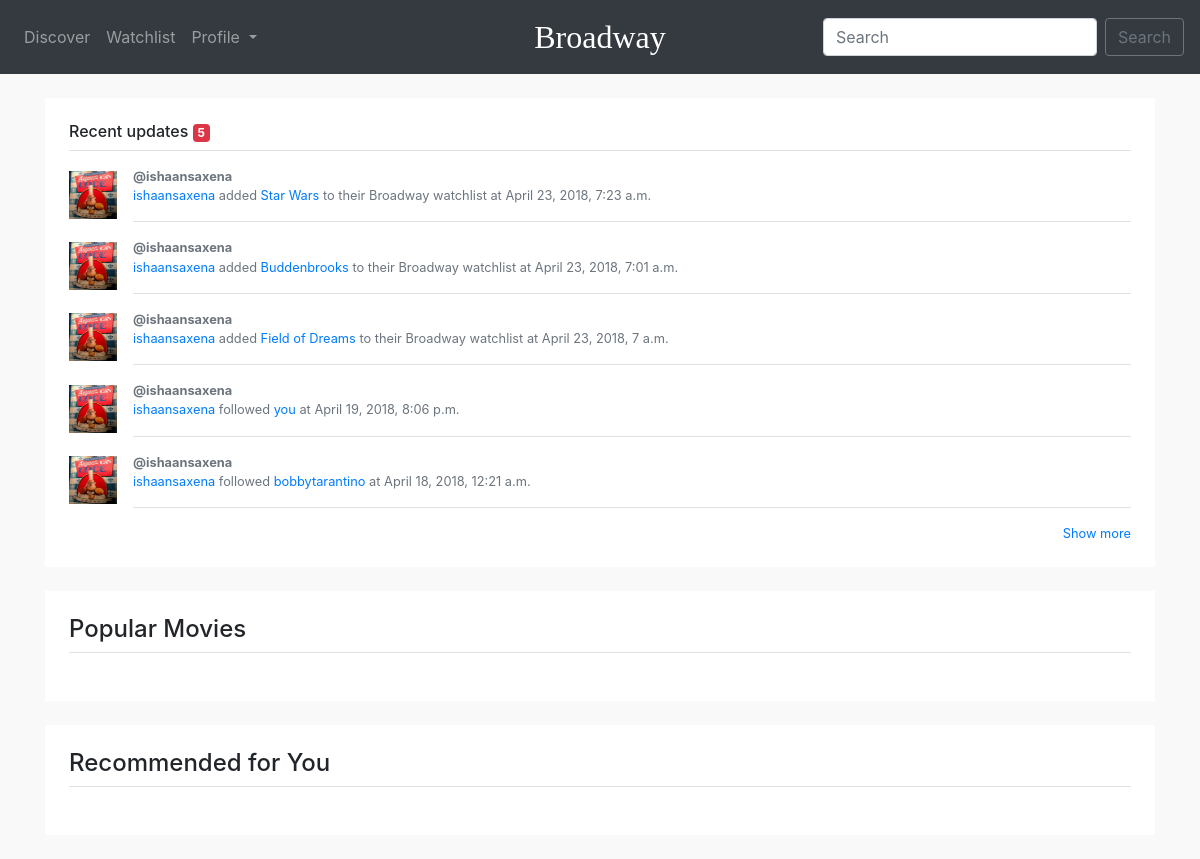
/ (signed in), run on an earlier commit of the app's database.
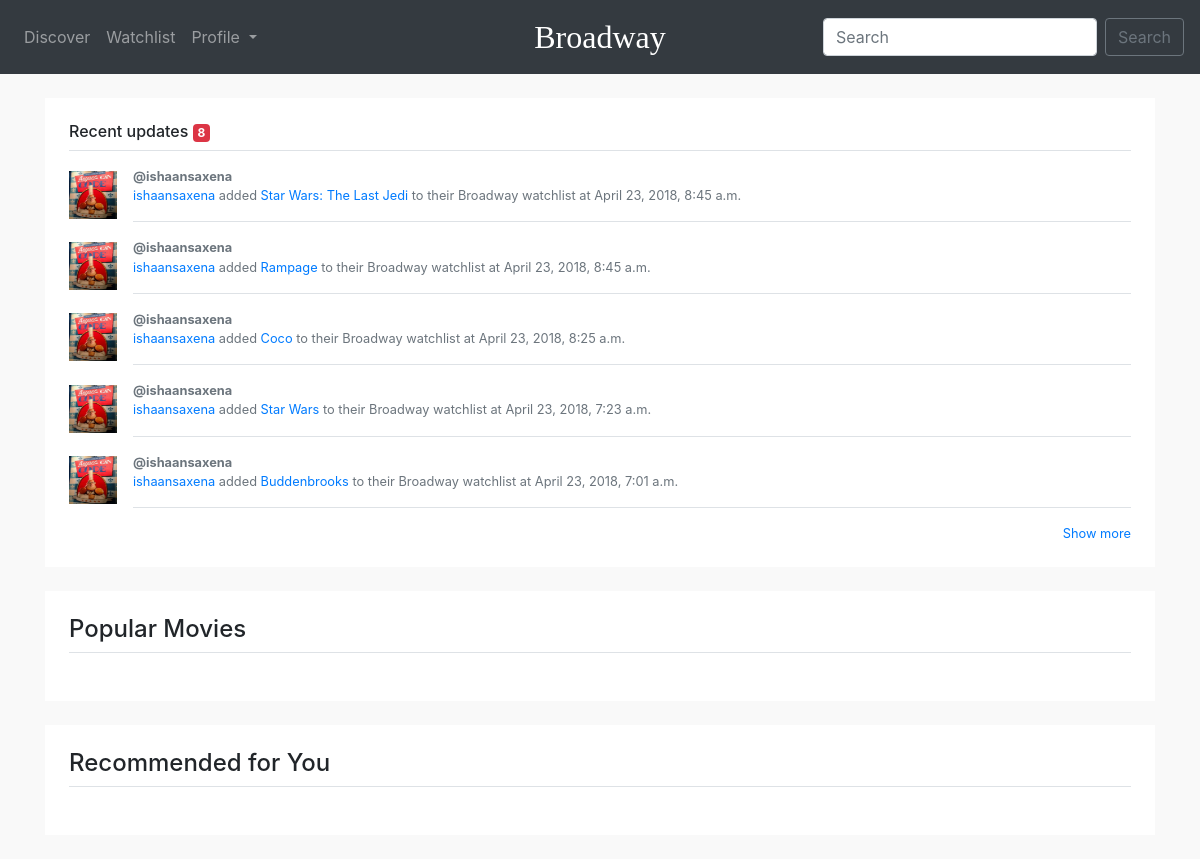
And on a later commit of the database.
### user/models.py (models this page shows, shortened)
class Activity(models.Model):
    activity_type = models.CharField(max_length=50)
    main_user = models.ForeignKey(
        Profile,
        on_delete=models.CASCADE,
        related_name="main_user",
        null=True
    )
    movie = models.ForeignKey(
        main.models.Movie,
        on_delete=models.CASCADE,
        related_name="added",
        null=True,
        blank=True
    )
    activity_user = models.ForeignKey(
        Profile,
        on_delete=models.CASCADE,
        related_name="activity_user",
        null=True,
        blank=True
    )
    created_at = models.DateTimeField(
        auto_now_add=True
    )

class Profile(models.Model):
    user = models.OneToOneField(User, on_delete=models.CASCADE)
    bio = models.TextField(max_length=512, blank=True)
    birth_date = models.DateField(null=True, blank=True)
    name = models.CharField(max_length=32, blank=True)
    profile_picture = models.ImageField(
        upload_to='static/assets/user_images/',
        default='static/assets/user_images/default.png',
        blank=True
    )
    created_at = models.DateTimeField(
        auto_now_add=True
    )
    followers = models.IntegerField(default=0)
    following = models.IntegerField(default=0)
    def __str__(self):
        return self.user.username

### main/models.py (models this page shows, shortened)
class Movie(models.Model):
    movie_id = models.IntegerField(null=True)
    title = models.CharField(max_length=100, null=True)
    overview = models.TextField(null=True)
    release_date = models.DateField(null=True)
    poster = models.SlugField(
        blank=True
    )

### main/views.py (the view, shortened to what this page needs)
# urls.py: path('', views.index, name='index'),
@login_required
def index(request):
    user_profile = Profile.objects.get(user=request.user)
    all_activities = Activity.objects.all().order_by('-created_at')
    following = Follow.objects.filter(main_user=user_profile)
    activities = []
    for follow_relation in following:
        activities_sub = all_activities.filter(main_user=follow_relation.followed_user)
        activities.extend(list(activities_sub))
    movie = m()
    popular = movie.popular()[0:8]
    popular_movies = []
    watchlist_movies = []
    w = Watchlist.objects.filter(main_user=user_profile)
    for we in w:
        watchlist_movies.append(we.movie_watchlist_element)
    for p in popular:
        movie = getmovie(p.id)
        popular_movies.append(movie)
    LIMIT = 20
    watchlists = Watchlist.objects.filter(main_user=user_profile)
    recommendations = []
    context = {
        'profile': user_profile,
        'activities': activities,
        'popular': popular_movies,
        'watchlist': watchlist_movies,
        'discover_movies': recommendations,
    }
    return render(request, 'main/index.html', context)

### templates/main/index.html (shortened to what this page needs)
{% extends "base.html" %}
{% load static %}
{% block assets %}
<link rel="stylesheet" href="{% static 'css/index.css' %}">
{% endblock %}
{% block content %}
    {% if user.is_authenticated %}
    <div class="my-4 p-4 bg-white box-shadow">
        <h6 class="border-bottom border-gray pb-2 mb-0">
            Recent updates
            <span class="badge badge-danger">{{ activities|length }}</span>
        </h6>
        {% for activity in activities|slice:":5" %}
            <div class="media text-muted pt-3">
                <img src="/{{ activity.main_user.profile_picture }}" alt="" class="mr-3 align-self-center profile-picture">
                <p class="media-body pb-3 mb-0 small lh-125 border-bottom border-gray">
                    <strong class="d-block text-gray-dark">@{{ activity.main_user }}</strong>
                    {% if activity.movie %}
                        <a href="/u/{{ activity.main_user }}">{{ activity.main_user }}</a>
                        {{ activity.activity_type }}
                        <a href="/m/{{ activity.movie.movie_id }}">{{ activity.movie.title }}</a>
                        to their Broadway watchlist at {{ activity.created_at }}
                    {% else %}
                        <a href="/u/{{ activity.main_user }}">{{ activity.main_user }}</a>
                        {{ activity.activity_type }}
                        <a href="/u/{{ activity.activity_user }}">{% if activity.activity_user.user == request.user %}you{% else %}{{ activity.activity_user }}{% endif %}</a>
                        at {{ activity.created_at }}
                    {% endif %}
                </p>
            </div>
        {% endfor %}
        <small class="d-block text-right mt-3">
            <a class="show-updates" href="#">Show more</a>
        </small>
    </div>
    <div class="my-4 p-4 bg-white box-shadow">
        <h4 class="border-bottom border-gray pb-2 mb-4">
            Popular Movies
        </h4>
    </div>
    <div class="my-4 p-4 bg-white box-shadow">
        <h4 class="border-bottom border-gray pb-2 mb-4">
            Recommended for You
        </h4>
    </div>
    {% endif %}
{% endblock %}

What changed in the data, as far as the page shows it:
no longer on this page (row unchanged): Activity: main_user.profile_picture (picture), main_user "ishaansaxena", activity_type "added", movie "Field of Dreams", created_at "April 23, 2018, 7 a.m."
no longer on this page (row unchanged): Activity: main_user.profile_picture (picture), main_user "ishaansaxena", activity_type "followed", shows "you", created_at "April 19, 2018, 8:06 p.m."
no longer on this page (row unchanged): Activity: main_user.profile_picture (picture), main_user "ishaansaxena", activity_type "followed", activity_user "bobbytarantino", created_at "April 18, 2018, 12:21 a.m."
added Activity: main_user.profile_picture (picture), main_user "ishaansaxena", activity_type "added", movie "Star Wars: The Last Jedi", created_at "April 23, 2018, 8:45 a.m."
added Activity: main_user.profile_picture (picture), main_user "ishaansaxena", activity_type "added", movie "Rampage", created_at "April 23, 2018, 8:45 a.m."
added Activity: main_user.profile_picture (picture), main_user "ishaansaxena", activity_type "added", movie "Coco", created_at "April 23, 2018, 8:25 a.m."
Also different on the page:
{{ activities|length }}: "5" → "8"
